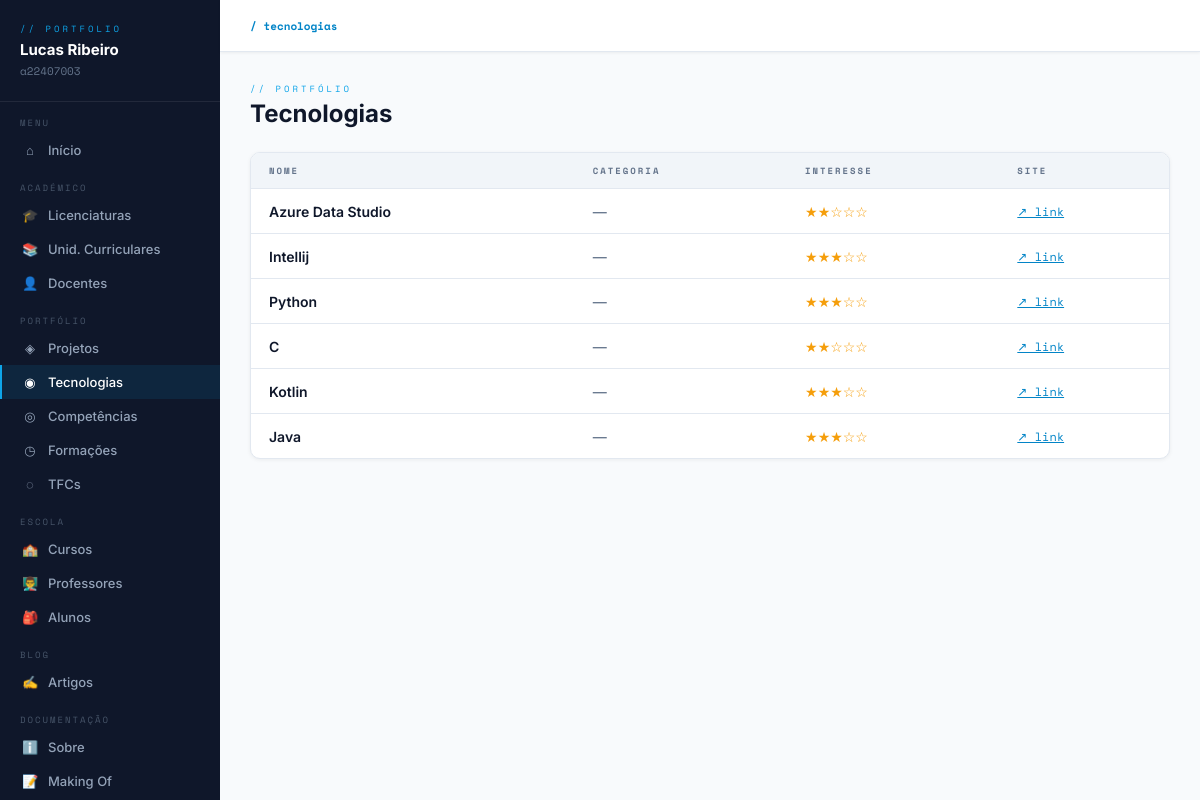
Screenshot of /tecnologias/ with the database file from the repository.
### portfolio/models.py (models this page shows, shortened)
class Tecnologia(models.Model):
    CATEGORIAS = [
        ('linguagem', 'Linguagem'),
    ('framework', 'Framework'),
    ('ferramenta', 'Ferramenta'),
    ('base_dados', 'Base de Dados'),
    ('devops', 'DevOps'),
]
    categoria = models.CharField(max_length=20, choices=CATEGORIAS, blank=True)
    nome = models.CharField(max_length=100)
    descricao = models.TextField(blank=True)
    logo = models.ImageField(upload_to='tecnologias/', blank=True)
    url_site = models.URLField(blank=True)
    nivel_interesse = models.IntegerField(default=3)

### portfolio/views.py (the view)
# urls.py: path('tecnologias/', views.tecnologias_list, name='tecnologias_list'),
def tecnologias_list(request):
    return render(request, 'portfolio/tecnologias_list.html', {'tecnologias': Tecnologia.objects.all()})

### portfolio/templates/portfolio/tecnologias_list.html (shortened to what this page needs)
{% extends 'portfolio/base.html' %}
{% load grupo_tags %}
{% block nav_tec %}active{% endblock %}
{% block breadcrumb %}<b>/ tecnologias</b>{% endblock %}
{% block content %}
<div class="page-header">
    <div>
        <div class="page-label">// portfólio</div>
        <div class="page-title">Tecnologias</div>
    </div>
</div>
<div class="card">
    <table>
        <thead>
            <tr>
                <th>Nome</th><th>Categoria</th><th>Interesse</th><th>Site</th>
            </tr>
        </thead>
        <tbody>
        {% for t in tecnologias %}
            <tr>
                <td class="text-dark">{{ t.nome }}</td>
                <td>{% if t.get_categoria_display %}<span class="badge badge-cyan">{{ t.get_categoria_display }}</span>{% else %}<span class="text-muted">—</span>{% endif %}</td>
                <td><span class="stars">{% for i in "12345" %}{% if forloop.counter <= t.nivel_interesse %}★{% else %}☆{% endif %}{% endfor %}</span></td>
                <td>{% if t.url_site %}<a href="{{ t.url_site }}" target="_blank" class="link-accent">↗ link</a>{% else %}<span class="text-muted">—</span>{% endif %}</td>
            </tr>
        {% empty %}
            <tr><td colspan="5"><div class="empty"><span>◉</span>Nenhuma tecnologia adicionada ainda.</div></td></tr>
        {% endfor %}
        </tbody>
    </table>
</div>
{% endblock %}

### portfolio/templates/portfolio/base.html (style rules this page uses)
:root { --bg: #f8fafc; --bg2: #ffffff; --bg3: #f1f5f9; --border: #e2e8f0; --accent: #0ea5e9; --accent-dark: #0284c7; --green: #10b981; --danger: #ef4444; --warning: #f59e0b; --text: #0f172a; --muted: #64748b; --sidebar: #0f172a; }
* { margin:0; padding:0; box-sizing:border-box; }
body { background:var(--bg); color:var(--text); font-family:'Inter',sans-serif; display:flex; min-height:100vh; }
.breadcrumb b { color:var(--accent-dark); }
.page-header { display:flex; align-items:flex-end; justify-content:space-between; margin-bottom:24px; flex-wrap:wrap; gap:12px; }
.page-label { font-family:'Space Mono',monospace; font-size:9px; color:var(--accent); letter-spacing:3px; text-transform:uppercase; margin-bottom:4px; }
.page-title { font-size:24px; font-weight:700; color:var(--text); }
.card { background:var(--bg2); border:1px solid var(--border); border-radius:10px; overflow:hidden; box-shadow:0 1px 4px rgba(0,0,0,0.06); }
table { width:100%; border-collapse:collapse; }
thead { background:var(--bg3); border-bottom:1px solid var(--border); }
th { padding:11px 18px; font-family:'Space Mono',monospace; font-size:9px; color:var(--muted); letter-spacing:2px; text-transform:uppercase; text-align:left; font-weight:600; }
td { padding:13px 18px; font-size:14px; border-bottom:1px solid var(--border); vertical-align:middle; color:#0f172a; font-weight:500; }
tr:last-child td { border-bottom:none; }
.stars { color:var(--warning); font-size:14px; }
.text-dark { color:#0f172a !important; font-weight:600; }
.text-muted { color:#64748b; }
a.link-accent { color:#0284c7; font-size:12px; font-family:'Space Mono',monospace; }

### rows the page displays
Tecnologia: nome "Azure Data Studio", nivel_interesse 2 (drawn)
Tecnologia: nome "Intellij", nivel_interesse 3 (drawn)
Tecnologia: nome "Python", nivel_interesse 3 (drawn)
Tecnologia: nome "C", nivel_interesse 2 (drawn)
Tecnologia: nome "Kotlin", nivel_interesse 3 (drawn)
Tecnologia: nome "Java", nivel_interesse 3 (drawn)
